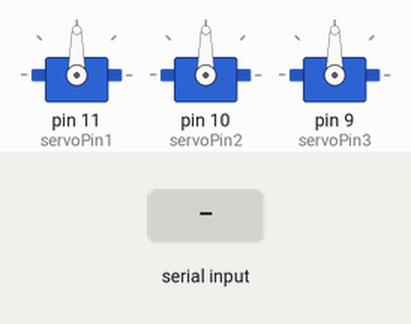
Bench run of a sketch on a simulated Arduino Uno, built with avr-gcc and run on an emulated ATmega328P. Shown: 3 × servo. Inputs (shaded band) come from the test bench.

Above: at 1.2 s.
1.3 s: "1" received over Serial
At 1.9 s:
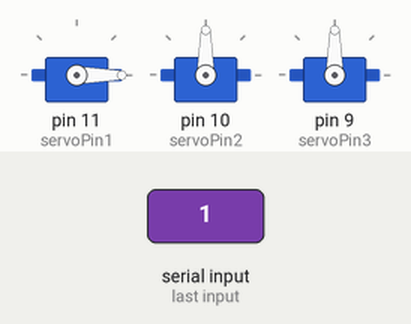
4.3 s: "3" received over Serial
At 5.1 s:
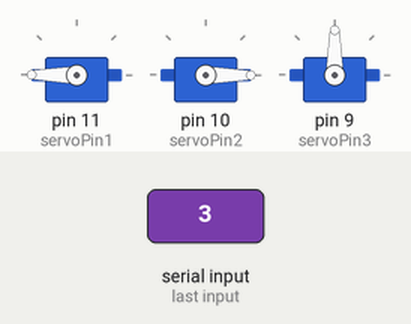
7.3 s: "2" received over Serial
At 7.7 s:
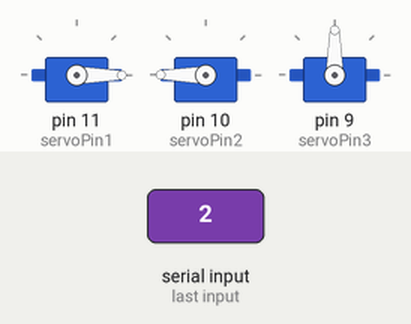
8.8 s: "4" received over Serial
At 10.0 s:
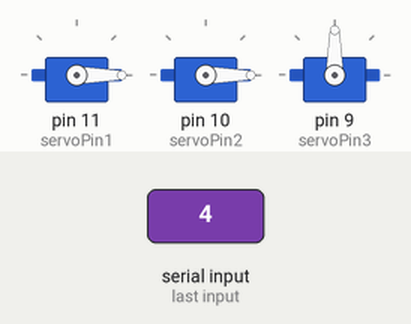
10.3 s: "5" received over Serial
At 11.1 s:
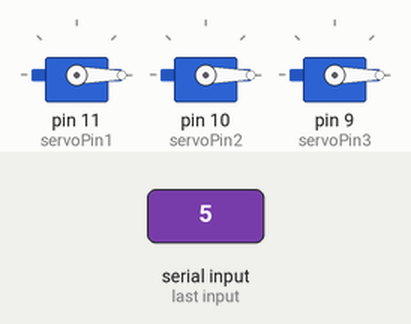
13.3 s: "6" received over Serial
At 14.7 s:
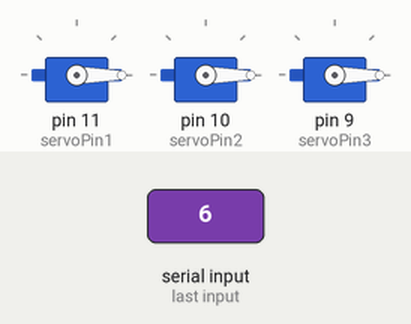
Timing chart, 0 to 15.8 s (numbered marks = the images above; inputs shaded):
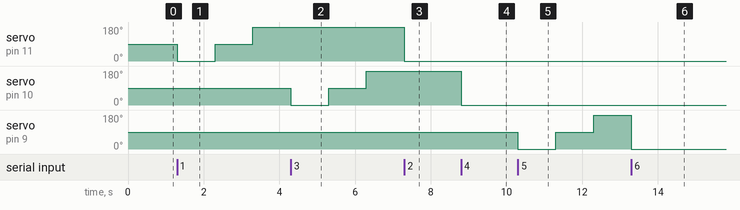

The sketch:

spray_control_5_22.ino
```cpp
#include <Servo.h>
// Declare the Servo pin
int servoPin1 = 11;
int servoPin2 = 10;
int servoPin3 = 9;
// Create a servo object
Servo Servo1;
Servo Servo2;
Servo Servo3;

int incomingBit = 0;
//char incomingBit;    // for incoming serial data

void setup() {
  // We need to attach the servo to the used pin number
  Servo1.attach(servoPin1);
  Servo2.attach(servoPin2);
  Servo3.attach(servoPin3);

  pinMode(servoPin1, OUTPUT);      // sets the digital pin as output
  pinMode(servoPin2, OUTPUT);
  pinMode(servoPin3, OUTPUT);

  Serial.begin(19200);    // opens serial port, sets data rate to 19200 bps
}
void loop() {
  if (Serial.available() > 0) {
    incomingBit = Serial.read();
/*The switch statement has a variable which can be an integer (int) or character (char)
 * variable.The switch variable will be tested against the value in each case to see if
 * they match. When a case is found that matches, the statements below the case will be
 * run until the break keyword is reached. This will break the program flow out of the
 * body of the switch statement and execution of the sketch will continue below the closing
 * brace of the switch statement.If no matching case is found, then the code under the
 default keyword will be run until its break statement is found.*/
    switch (incomingBit) {
      case '1':
          Servo1.write(0);
          delay(1000);
        // Make servo go to 90 degrees
          Servo1.write(90);
          delay(1000);
          // Make servo go to 180 degrees
          Servo1.write(180);
          delay(1000);
          //exit(0);
       break;

       case '2' :
         Servo1.write(0);
       break;

       case '3':
          Servo2.write(0);
          delay(1000);
        // Make servo go to 90 degrees
          Servo2.write(90);
          delay(1000);
          // Make servo go to 180 degrees
          Servo2.write(180);
          delay(1000);
          //exit(0);
       break;


       case '4' :
         Servo2.write(0);
       break;

       case '5':
          Servo3.write(0);
          delay(1000);
        // Make servo go to 90 degrees
          Servo3.write(90);
          delay(1000);
          // Make servo go to 180 degrees
          Servo3.write(180);
          delay(1000);
          //exit(0);
       break;

       case '6' :
         Servo3.write(0);
       break;

       default:
         Servo1.write(0);
         Servo2.write(0);
         Servo3.write(0);
       break;
    }
  }
}
```

Measured:
- after the input at 1.3 s, servo on pin 11 (servoPin1): 90° → 0° at once, → 90° 1.0 s later, → 180° 1.0 s later
- after the input at 4.3 s, servo on pin 10 (servoPin2): 90° → 0° at once, → 90° 1.0 s later, → 180° 1.0 s later
- after the input at 7.3 s, servo on pin 11 (servoPin1): 180° → 0° at once
- after the input at 8.8 s, servo on pin 10 (servoPin2): 180° → 0° at once
- after the input at 10.3 s, servo on pin 9 (servoPin3): 90° → 0° at once, → 90° 1.0 s later, → 180° 1.0 s later
- after the input at 13.3 s, servo on pin 9 (servoPin3): 180° → 0° at once
